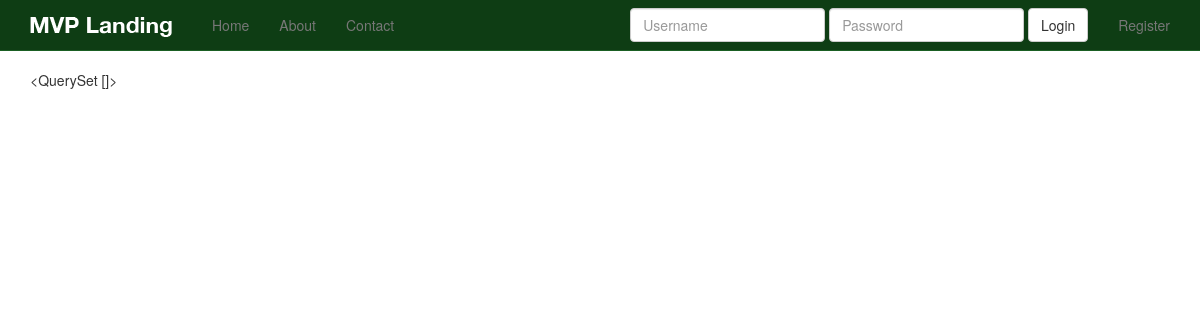
Before: /products/ with the older database file.
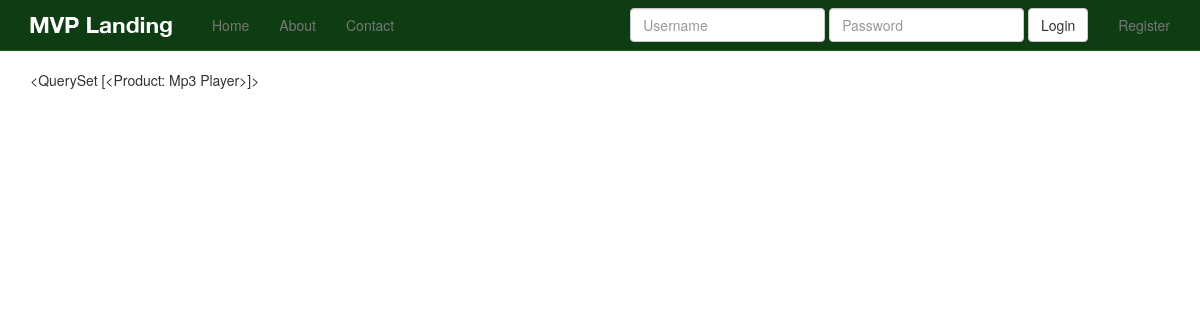
After: the same page with the newer database file.
### products/models.py (models this page shows)
class Product(models.Model):
    title = models.CharField(max_length = 512)
    description = models.TextField(blank=True, null=True)
    price = models.DecimalField(decimal_places = 2, max_digits = 20 )
    active = models.BooleanField(default=True)
    def __unicode__(self):
        return self.title

### products/views.py (the view)
class ProductListView(ListView):
    model = Product

### products/templates/products/product_list.html
{% extends 'base.html' %}
{% block content %}
    {{ object_list }}
{% endblock %}

### templates/base.html (shortened to what this page needs)
{% load staticfiles %}
<!DOCTYPE html>
<html lang="en">
  <head>
    {% include 'head_css.html' %}
  </head>
  <body>
  {% include 'navbar.html' %}
    <div class="container">
            {% block content %}
            {% endblock %}
    </div>
  </body>
</html>

### templates/head_css.html
{% load staticfiles %}
    <link rel="stylesheet" href="//maxcdn.bootstrapcdn.com/font-awesome/4.3.0/css/font-awesome.min.css">
    <link href="{% static 'css/bootstrap.min.css' %}" rel="stylesheet">
    <link href="{% static 'css/navbar-static-top.css' %}" rel="stylesheet">
     <link href="{% static 'css/custom.css' %}" rel="stylesheet">

### templates/navbar.html (shortened to what this page needs)
   {% load staticfiles %}
    <nav class="navbar navbar-default navbar-static-top">
      <div class="container">
        <div class="navbar-header">
          <a class="navbar-brand" href="{% url 'home' %}"><img src="{% static 'img/mvp_landing_logo.png' %}" /></a>
        </div>
        <div id="navbar" class="navbar-collapse collapse">
          <ul class="nav navbar-nav">
            <li><a href="{% url 'home' %}">Home</a></li>
            <li><a href="{% url 'about' %}">About</a></li>
            <li><a href="{% url 'contact' %}">Contact</a></li>
          </ul>
          <ul class="nav navbar-nav navbar-right">
          {% if request.user.is_authenticated %}
            <li><a href="{% url 'auth_logout' %}">Logout</a></li>
            {% else %}
            <li><a href="{% url 'registration_register' %}">Register</a></li>
            {% endif %}
          </ul>
          {% if not request.user.is_authenticated and not "/accounts/login" in request.get_full_path %}
            <form class='navbar-form navbar-right' method='POST' action='{% url "auth_login" %}'>{% csrf_token %}
              <div class='form-group'>
                  <input type='text' class='form-control' name='username' placeholder='Username' />
              </div>
              <div class='form-group'>
                  <input type='password' class='form-control' name='password' placeholder='Password' />
              </div>
              <button type='submit' class='btn btn-default'>Login</button>
          </form>
          {% endif %}
        </div>
      </div>
    </nav>

### templates/javascript.html (shortened to what this page needs)
{% load staticfiles %}

### static_in_pro/our_static/css/navbar-static-top.css (style rules this page uses)
body { min-height: 1000px; }
.navbar-static-top { margin-bottom: 19px; background-color: #0E3D14; border-color: #1A5F23; }
.navbar-default .navbar-brand { color: #FFF; }

Changed rows visible on the page:
added Product: title "<QuerySet [<Product: Mp3 Player>]>"
Other visible differences:
{{ object_list }}: "<QuerySet []>" → (not shown)
